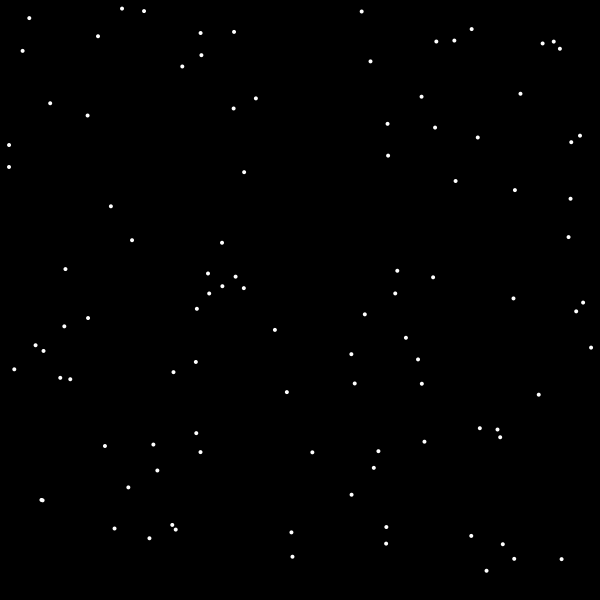
Frame 1 (no input)
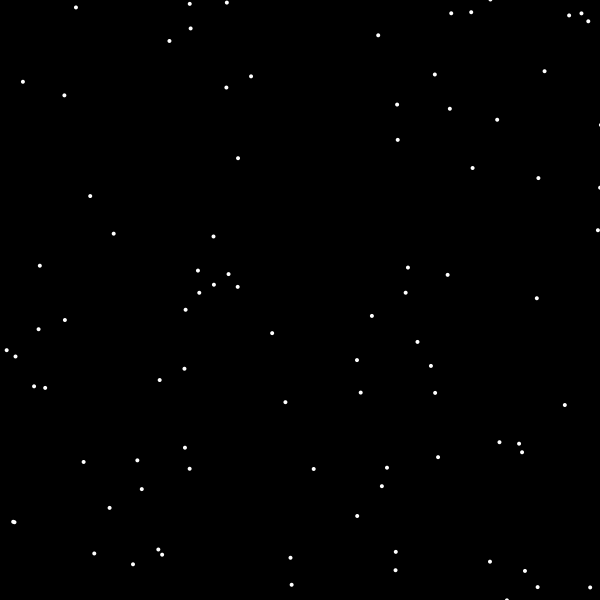
Frame 60 (the mouse pressed at the canvas centre just before this capture)
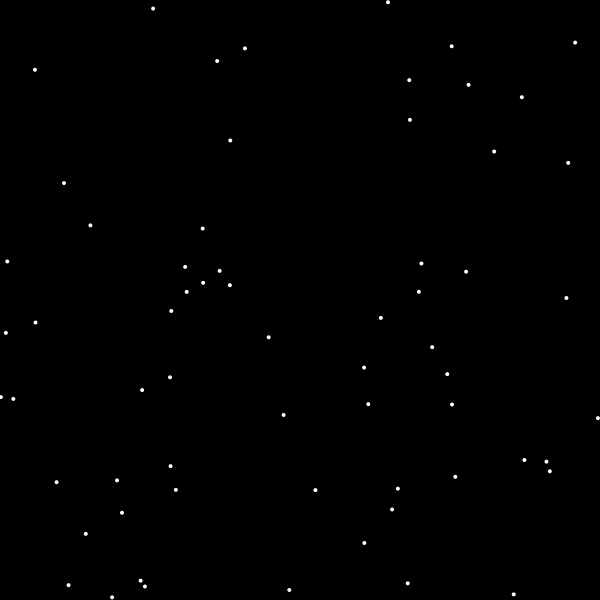
Frame 120 (the mouse held since frame 60 and released just before this capture)

The Processing sketch that drew these frames (run headless with seeded random() and noise(); from frame 60 on, the mouse is pressed at the canvas centre):

// Processing sketch: starfield
// ── starfield.pde
Star[] stars = new Star[100];
void setup() {
  size(600,600);
  for (int i = 0; i < stars.length; i++) {
    stars[i] = new Star();
  }
}

void draw() {
  background(0);
  translate(width/2, height/2);
   for (int i = 0; i < stars.length; i++) {
    stars[i].update();
    stars[i].show();
  }
  
}
// ── star.pde
class Star {
  float x;
  float y;
  float z;
  
  Star() {
    x = random(-width/2, width/2);
    y = random(-height/2, height/2);
    z = width;
  }
  
  void update() {
    z = z-1;
    
  }
  
  void show() {
    fill(255);
    noStroke();
    float sx = map(x/z, 0, 1, 0, width);
    float sy = map(y/z, 0, 1, 0, height);
    ellipse(sx,sy,4,4);
  }
}
